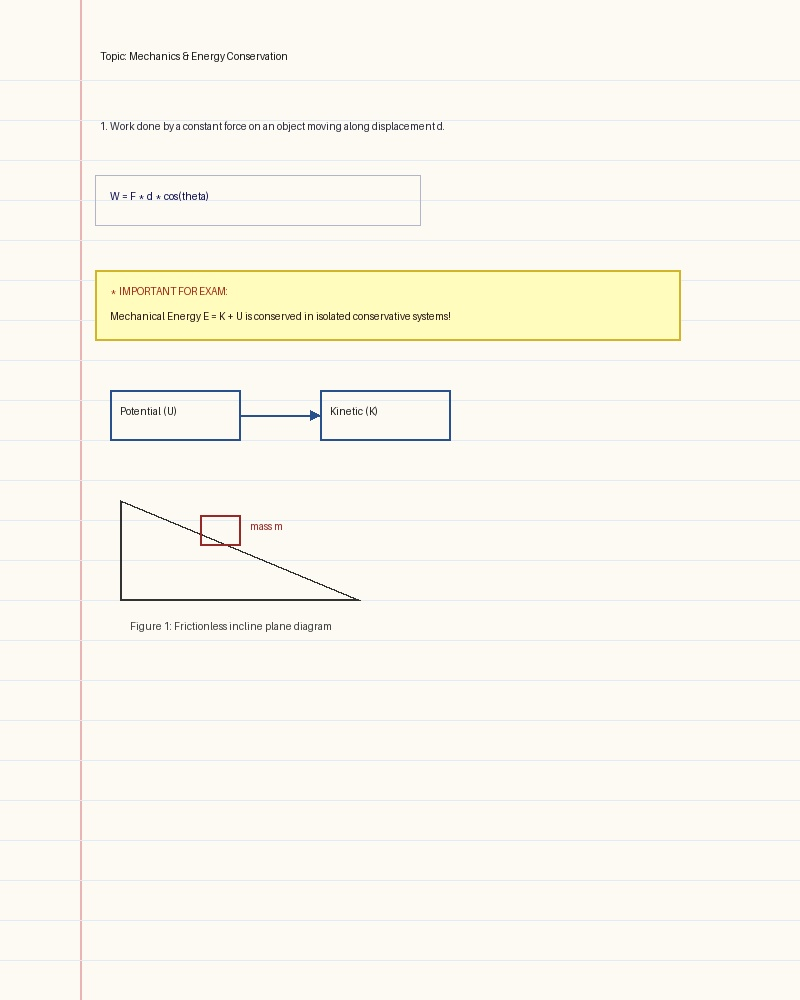
#> input picture sample_note.jpg, 800 x 1000 px
$ python test_pdf_upload.py
#> lines starting #> are read from the running program, lines starting #| are printed output that depends on the picture
"""
Verification script for PDF Upload and Multi-page rendering.
"""
from pathlib import Path
from PIL import Image
import httpx

def create_sample_pdf(pdf_path: Path):
    """Generate a 2-page sample PDF from note images."""
    img1 = Image.open("sample_note.jpg").convert("RGB")
#> img1 is the input picture: PIL image 800x1000 RGB; mean R, G, B 250.6, 247.8, 238.3
    # Page 2 with slight variation
    img2 = img1.copy().rotate(180)
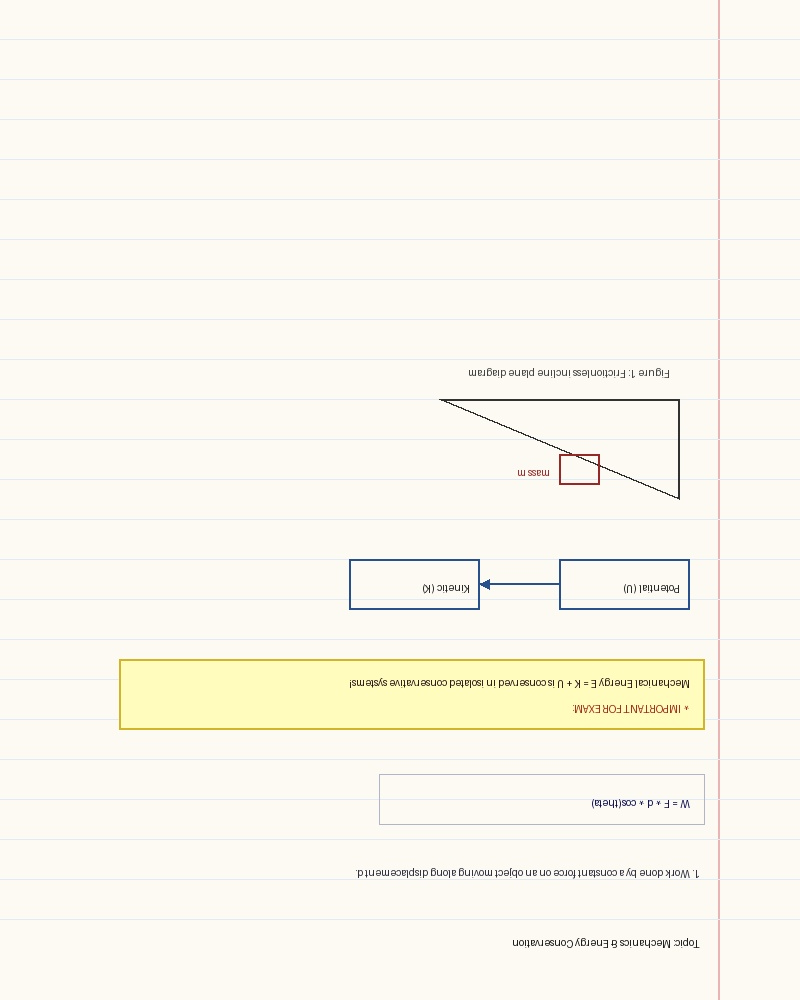
#> img2: PIL image 800x1000 RGB; mean R, G, B 250.6, 247.8, 238.3

    img1.save(pdf_path, "PDF", resolution=150.0, save_all=True, append_images=[img2])
    print(f"[OK] Created 2-page test PDF: {pdf_path}")

def test_pdf_endpoint():
    pdf_path = Path("sample_study_notes.pdf")
    create_sample_pdf(pdf_path)

    print("\nTesting POST /upload-pdf...")
    with open(pdf_path, "rb") as f:
#> (the run stopped early here; a loop or call above may not have finished)
